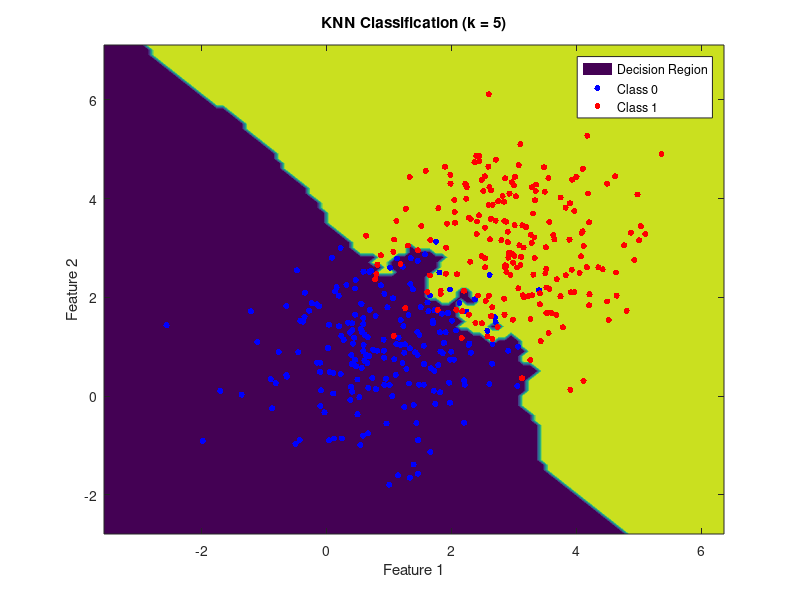

Here is the MATLAB script that generated this plot:
% K-Nearest Neighbors (KNN) Classification
% BuyPolar Capital - Classical ML Series (MATLAB)

%% Simulate 2D classification data
rng(3);
N = 200;
X1 = randn(N,2) + [1,1];
X2 = randn(N,2) + [3,3];
X = [X1; X2];
y = [zeros(N,1); ones(N,1)];

%% Create mesh grid for prediction
grid_x = linspace(min(X(:,1))-1, max(X(:,1))+1, 100);
grid_y = linspace(min(X(:,2))-1, max(X(:,2))+1, 100);
[x1g, x2g] = meshgrid(grid_x, grid_y);
Xg = [x1g(:), x2g(:)];

%% Simple KNN implementation (k = 5)
k = 5;
yg = zeros(size(Xg,1),1);

for i = 1:size(Xg,1)
    dists = sum((X - Xg(i,:)).^2, 2);
    [~, idx] = sort(dists);
    neighbors = y(idx(1:k));
    yg(i) = round(mean(neighbors));
end

%% Plot results
if ~exist('plots', 'dir')
    mkdir('plots');
end

figure;
contourf(x1g, x2g, reshape(yg, size(x1g)), 'LineColor','none'); hold on;
scatter(X1(:,1), X1(:,2), 20, 'b', 'filled');
scatter(X2(:,1), X2(:,2), 20, 'r', 'filled');
title(sprintf('KNN Classification (k = %d)', k));
xlabel('Feature 1'); ylabel('Feature 2'); legend('Decision Region', 'Class 0', 'Class 1');

print(gcf, fullfile('plots','knn_classification'), '-dpdf');

disp('KNN classification complete.');
